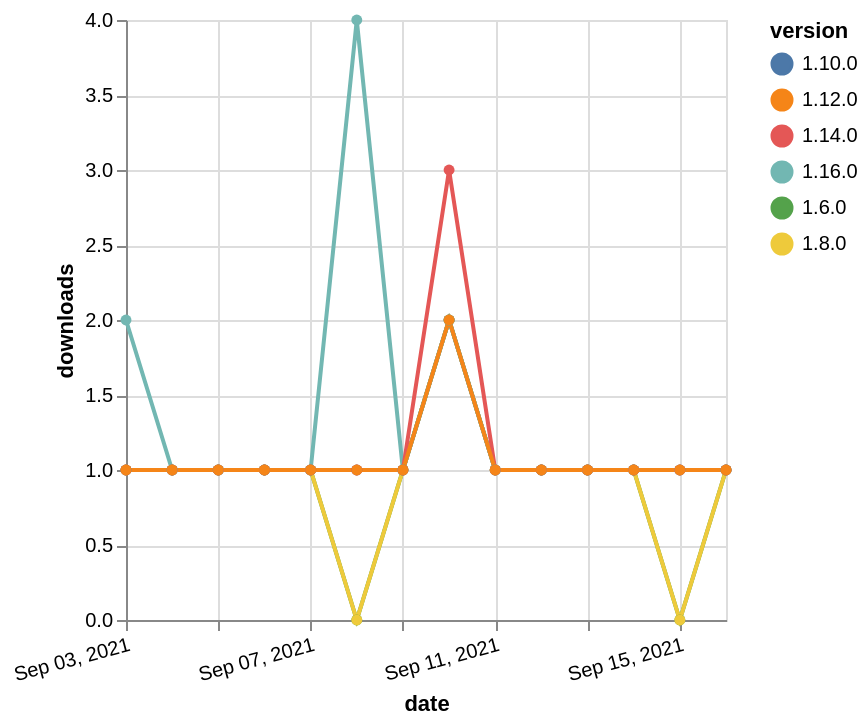

Write a Vega-Lite specification for this figure.
### Vega-Lite specification from a JSON file in a GitHub repository (floating-point values rounded to 4 significant figures)
{"$schema": "https://vega.github.io/schema/vega-lite/v5.json", "description": "A simple bar chart with embedded data.", "data": {"values": [{"date": "2021-09-03", "total": 243, "delta": 1, "version": "1.6.0"}, {"date": "2021-09-04", "total": 244, "delta": 1, "version": "1.6.0"}, {"date": "2021-09-05", "total": 245, "delta": 1, "version": "1.6.0"}, {"date": "2021-09-06", "total": 246, "delta": 1, "version": "1.6.0"}, {"date": "2021-09-07", "total": 247, "delta": 1, "version": "1.6.0"}, {"date": "2021-09-08", "total": 247, "delta": 0, "version": "1.6.0"}, {"date": "2021-09-09", "total": 248, "delta": 1, "version": "1.6.0"}, {"date": "2021-09-10", "total": 250, "delta": 2, "version": "1.6.0"}, {"date": "2021-09-11", "total": 251, "delta": 1, "version": "1.6.0"}, {"date": "2021-09-12", "total": 252, "delta": 1, "version": "1.6.0"}, {"date": "2021-09-13", "total": 253, "delta": 1, "version": "1.6.0"}, {"date": "2021-09-14", "total": 254, "delta": 1, "version": "1.6.0"}, {"date": "2021-09-15", "total": 254, "delta": 0, "version": "1.6.0"}, {"date": "2021-09-16", "total": 255, "delta": 1, "version": "1.6.0"}, {"date": "2021-09-03", "total": 191, "delta": 1, "version": "1.8.0"}, {"date": "2021-09-04", "total": 192, "delta": 1, "version": "1.8.0"}, {"date": "2021-09-05", "total": 193, "delta": 1, "version": "1.8.0"}, {"date": "2021-09-06", "total": 194, "delta": 1, "version": "1.8.0"}, {"date": "2021-09-07", "total": 195, "delta": 1, "version": "1.8.0"}, {"date": "2021-09-08", "total": 195, "delta": 0, "version": "1.8.0"}, {"date": "2021-09-09", "total": 196, "delta": 1, "version": "1.8.0"}, {"date": "2021-09-10", "total": 198, "delta": 2, "version": "1.8.0"}, {"date": "2021-09-11", "total": 199, "delta": 1, "version": "1.8.0"}, {"date": "2021-09-12", "total": 200, "delta": 1, "version": "1.8.0"}, {"date": "2021-09-13", "total": 201, "delta": 1, "version": "1.8.0"}, {"date": "2021-09-14", "total": 202, "delta": 1, "version": "1.8.0"}, {"date": "2021-09-15", "total": 202, "delta": 0, "version": "1.8.0"}, {"date": "2021-09-16", "total": 203, "delta": 1, "version": "1.8.0"}, {"date": "2021-09-03", "total": 184, "delta": 1, "version": "1.10.0"}, {"date": "2021-09-04", "total": 185, "delta": 1, "version": "1.10.0"}, {"date": "2021-09-05", "total": 186, "delta": 1, "version": "1.10.0"}, {"date": "2021-09-06", "total": 187, "delta": 1, "version": "1.10.0"}, {"date": "2021-09-07", "total": 188, "delta": 1, "version": "1.10.0"}, {"date": "2021-09-08", "total": 189, "delta": 1, "version": "1.10.0"}, {"date": "2021-09-09", "total": 190, "delta": 1, "version": "1.10.0"}, {"date": "2021-09-10", "total": 192, "delta": 2, "version": "1.10.0"}, {"date": "2021-09-11", "total": 193, "delta": 1, "version": "1.10.0"}, {"date": "2021-09-12", "total": 194, "delta": 1, "version": "1.10.0"}, {"date": "2021-09-13", "total": 195, "delta": 1, "version": "1.10.0"}, {"date": "2021-09-14", "total": 196, "delta": 1, "version": "1.10.0"}, {"date": "2021-09-15", "total": 197, "delta": 1, "version": "1.10.0"}, {"date": "2021-09-16", "total": 198, "delta": 1, "version": "1.10.0"}, {"date": "2021-09-03", "total": 124, "delta": 2, "version": "1.16.0"}, {"date": "2021-09-04", "total": 125, "delta": 1, "version": "1.16.0"}, {"date": "2021-09-05", "total": 126, "delta": 1, "version": "1.16.0"}, {"date": "2021-09-06", "total": 127, "delta": 1, "version": "1.16.0"}, {"date": "2021-09-07", "total": 128, "delta": 1, "version": "1.16.0"}, {"date": "2021-09-08", "total": 132, "delta": 4, "version": "1.16.0"}, {"date": "2021-09-09", "total": 133, "delta": 1, "version": "1.16.0"}, {"date": "2021-09-10", "total": 135, "delta": 2, "version": "1.16.0"}, {"date": "2021-09-11", "total": 136, "delta": 1, "version": "1.16.0"}, {"date": "2021-09-12", "total": 137, "delta": 1, "version": "1.16.0"}, {"date": "2021-09-13", "total": 138, "delta": 1, "version": "1.16.0"}, {"date": "2021-09-14", "total": 139, "delta": 1, "version": "1.16.0"}, {"date": "2021-09-15", "total": 140, "delta": 1, "version": "1.16.0"}, {"date": "2021-09-16", "total": 141, "delta": 1, "version": "1.16.0"}, {"date": "2021-09-03", "total": 189, "delta": 1, "version": "1.14.0"}, {"date": "2021-09-04", "total": 190, "delta": 1, "version": "1.14.0"}, {"date": "2021-09-05", "total": 191, "delta": 1, "version": "1.14.0"}, {"date": "2021-09-06", "total": 192, "delta": 1, "version": "1.14.0"}, {"date": "2021-09-07", "total": 193, "delta": 1, "version": "1.14.0"}, {"date": "2021-09-08", "total": 194, "delta": 1, "version": "1.14.0"}, {"date": "2021-09-09", "total": 195, "delta": 1, "version": "1.14.0"}, {"date": "2021-09-10", "total": 198, "delta": 3, "version": "1.14.0"}, {"date": "2021-09-11", "total": 199, "delta": 1, "version": "1.14.0"}, {"date": "2021-09-12", "total": 200, "delta": 1, "version": "1.14.0"}, {"date": "2021-09-13", "total": 201, "delta": 1, "version": "1.14.0"}, {"date": "2021-09-14", "total": 202, "delta": 1, "version": "1.14.0"}, {"date": "2021-09-15", "total": 203, "delta": 1, "version": "1.14.0"}, {"date": "2021-09-16", "total": 204, "delta": 1, "version": "1.14.0"}, {"date": "2021-09-03", "total": 158, "delta": 1, "version": "1.12.0"}, {"date": "2021-09-04", "total": 159, "delta": 1, "version": "1.12.0"}, {"date": "2021-09-05", "total": 160, "delta": 1, "version": "1.12.0"}, {"date": "2021-09-06", "total": 161, "delta": 1, "version": "1.12.0"}, {"date": "2021-09-07", "total": 162, "delta": 1, "version": "1.12.0"}, {"date": "2021-09-08", "total": 163, "delta": 1, "version": "1.12.0"}, {"date": "2021-09-09", "total": 164, "delta": 1, "version": "1.12.0"}, {"date": "2021-09-10", "total": 166, "delta": 2, "version": "1.12.0"}, {"date": "2021-09-11", "total": 167, "delta": 1, "version": "1.12.0"}, {"date": "2021-09-12", "total": 168, "delta": 1, "version": "1.12.0"}, {"date": "2021-09-13", "total": 169, "delta": 1, "version": "1.12.0"}, {"date": "2021-09-14", "total": 170, "delta": 1, "version": "1.12.0"}, {"date": "2021-09-15", "total": 171, "delta": 1, "version": "1.12.0"}, {"date": "2021-09-16", "total": 172, "delta": 1, "version": "1.12.0"}]}, "width": "container", "mark": {"type": "line", "point": {"filled": true}}, "encoding": {"x": {"field": "date", "type": "temporal", "timeUnit": "yearmonthdate", "title": "date", "axis": {"labelAngle": -15}}, "y": {"field": "delta", "type": "quantitative", "title": "downloads"}, "color": {"field": "version", "type": "nominal"}, "tooltip": {"field": "delta"}}}
